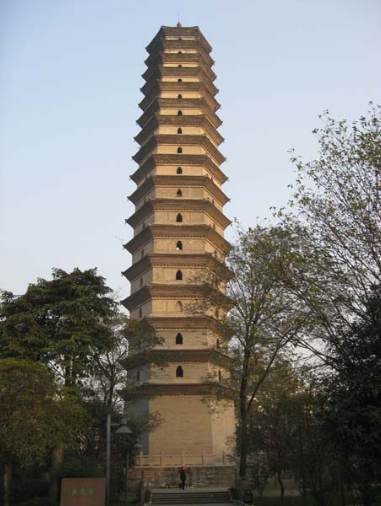
#> input picture images/kuiguangta2/image1.png, 381 x 506 px
$ python angleDetectTest2.py
#> lines starting #> are read from the running program, lines starting #| are printed output that depends on the picture; after the words box and inside, x2 and y2 are one past the last pixel; in counts of white or black regions, pixels touching at a corner belong together; long printed decimals are rounded
### Angle/imagePosAdjust.py
import math

import cv2
import numpy as np
import matplotlib.pyplot as plt


# 给定两张图片，以及在图片1中指定的关键点，返回两张图片关键点的对应关系。
def manualKeyPoints(img1,img2,specified_keypoints_coords,distance_threshold = 100,kpmax = 1000):
    # 将图片转换为灰度图
    gray1 = cv2.cvtColor(img1, cv2.COLOR_BGR2GRAY)
    gray2 = cv2.cvtColor(img2, cv2.COLOR_BGR2GRAY)

    # 初始化SIFT特征检测器
    sift = cv2.SIFT_create()

    # 搜索 specified_keypoints_coords 附近的关键点坐标
    kpn1, desn1 = sift.detectAndCompute(gray1, None)
    specified_keypoints_coords = np.array(specified_keypoints_coords)
    # 初始化新的关键点和描述符列表
    kp1 = []
    des1 = []
    # 设置距离阈值
    for specPoint in specified_keypoints_coords:
        kpcnt = 0
        xs,ys = specPoint
        for i, kp in enumerate(kpn1):
            x, y = kp.pt
            if (xs-x)**2 + (ys-y)**2 < distance_threshold**2 and kpcnt <= kpmax :
                kp1.append(kp)
                des1.append(desn1[i])
                kpcnt += 1

    # 将描述符转换为numpy数组
    des1 = np.array(des1)
    print(f"KeyPoints 1 number:{len(kp1)}")

    # 检测图片2的关键点和计算描述子
    kp2, des2 = sift.detectAndCompute(gray2, None)

    # 将描述子转换为浮点型
    # 由于cv2.FlannBasedMatcher不支持ORB描述子(descriptors)的默认格式。FLANN匹配器通常用于SIFT和SURF描述子，它们是浮点型的，而ORB描述子是8位的整数型。要解决这个问题，可以将ORB描述子转换为浮点型。
    des1 = des1.astype('float32')
    des2 = des2.astype('float32')

    # 使用FLANN匹配器进行匹配
    FLANN_INDEX_KDTREE = 1
    index_params = dict(algorithm=FLANN_INDEX_KDTREE, trees=5)
    search_params = dict(checks=50)

    flann = cv2.FlannBasedMatcher(index_params, search_params)
    matches = flann.knnMatch(des1, des2, k=2)

    # 使用Lowe's ratio test来筛选匹配点
    good_matches = []
    for m,n in matches:
        if m.distance < 0.7 * n.distance:
            good_matches.append(m)
    print(f"Good match number:{len(good_matches)}")

    # 找到照片2中对应的关键点位置
    corresponding_points = []
    for match in good_matches:
        corresponding_points.append((kp1[match.queryIdx].pt, kp2[match.trainIdx].pt))

    srcPts = []
    dstPts = []

    # 在照片2中标注关键点和位移箭头
    img2_with_keypoints = img2.copy()
    for i, (pt1, pt2) in enumerate(corresponding_points):
        start_point = (int(pt1[0]), int(pt1[1]))
        end_point = (int(pt2[0]), int(pt2[1]))
        srcPts.append(start_point)
        dstPts.append(end_point)
        cv2.circle(img2_with_keypoints, start_point , 20, (0, 0, 255), -1)
        cv2.circle(img2_with_keypoints, end_point, 20, (0, 255, 0), -1)
        cv2.arrowedLine(img2_with_keypoints, start_point, end_point, (255, 0, 0), 5, tipLength=0.05)
    srcPts = np.array(srcPts, dtype=np.float32).reshape(-1, 2)
    dstPts = np.array(dstPts, dtype=np.float32).reshape(-1, 2)

    return srcPts,dstPts,kp1,kp2

def showPointMatchWithArrowLine(srcPts,dstPts,img2,arrowLabelList = []):
    if not len(srcPts) == len(dstPts):
        print(f"len(srcPts)({len(srcPts)}) != len(dstPts)({len(dstPts)})!")
        return cv2.cvtColor(img2, cv2.COLOR_BGR2RGB)

    img2_with_keypoints = img2.copy()
    for i in range(len(srcPts)):
        start_point = (int(srcPts[i][0]),int(srcPts[i][1]))
        end_point = (int(dstPts[i][0]),int(dstPts[i][1]))
        cv2.circle(img2_with_keypoints, start_point, 5, (0, 0, 255), -1)
        cv2.circle(img2_with_keypoints, end_point, 5, (0, 255, 0), -1)
        cv2.arrowedLine(img2_with_keypoints, start_point, end_point, (255, 0, 0), 2, tipLength=0.05)
        if len(arrowLabelList) == len(srcPts):
            cv2.putText(img2_with_keypoints, f'{arrowLabelList[i] :.4f}m', ((end_point[0]+start_point[0])//2+15,(end_point[1]+start_point[1])//2), cv2.FONT_HERSHEY_SIMPLEX, 0.5,
                        (255, 255, 255), 1, cv2.LINE_AA)
            #print(f'{arrowLabelList[i] } m')

    return cv2.cvtColor(img2_with_keypoints, cv2.COLOR_BGR2RGB)


# 绘制关键点（指定关键点或者自动识别的关键点）
def showkpInImage(kp1,img1,specified_keypoints_coords = [],color = (0,0,255)):
    img1_with_keypoints = cv2.drawKeypoints(img1, kp1, None, color=(0, 255, 0),flags=cv2.DrawMatchesFlags_DRAW_RICH_KEYPOINTS)
    for coord in specified_keypoints_coords:
        cv2.circle(img1_with_keypoints, coord, 5, color, -1)  # 红色 (BGR), 半径为10, 实心圆
    return img1_with_keypoints


# 根据关键点的对应关系（srcPts，dstPts），将两张图片调整到一样的位置
def adjustImagesToSamePosWithSrcDst(image1,image2,srcPts,dstPts):
    # 计算变换矩阵
    M, mask = cv2.findHomography(dstPts, srcPts, cv2.RANSAC, 5.0)

    # 应用变换矩阵
    h, w, d = image1.shape
    image2_aligned = cv2.warpPerspective(image2, M, (w, h))


    # [18 lines of commented-out code are left out]
    return image1,image2_aligned


# 使用最小二乘法拟合直线
def fit_line(points):
    x = points[:, 0]
    y = points[:, 1]
    A = np.vstack([x, np.ones(len(x))]).T
    m, c = np.linalg.lstsq(A, y, rcond=None)[0]

    # [11 lines of commented-out code are left out]

    return m, c

# 绘制拟合直线
def draw_line(image, m, c, color):
    # print(f"shape0:{image.shape[0]}, shape1: {image.shape[1]}")
    y1 = int(m * 0 + c)
    y2 = int(m * image.shape[1] + c)
    cv2.line(image, (0, y1), (image.shape[1], y2), color, 2)

def transferPointsByM(srcPts_t,M):
    print("srcPts = ",srcPts_t)
    print("M = ",M)
    # 将点集扩展为三维坐标（添加第三个维度为1）
    srcPts_t_homogeneous = np.concatenate([srcPts_t, np.ones((srcPts_t.shape[0], 1))], axis=1)
    # 进行矩阵乘法，应用变换矩阵 M
    dstPts_t_homogeneous = np.dot(M, srcPts_t_homogeneous.T).T
    # 归一化，转换为二维坐标
    dstPts_t = dstPts_t_homogeneous[:, :2] / dstPts_t_homogeneous[:, 2, np.newaxis]
    return dstPts_t


# getDistanceFromStandardImage
def getDistanceFromStandardImage(basePts,standardPts,srcPts,dstPts,stdPix2ActDistanceRate):
    print("BasePts = ",basePts)
    print("standardPts = ", standardPts)

    MBase, mask = cv2.findHomography(basePts,standardPts,  cv2.RANSAC, 5.0)
    #MBase, mask = cv2.findHomography(standardPts, standardPts, cv2.RANSAC, 5.0)
    print("MBase = ",MBase)

    srcPts_std = transferPointsByM(srcPts,MBase)
    dstPts_std = transferPointsByM(dstPts, MBase)

    actualDistanceList = []
    for i in range(len(srcPts_std)):
        x1,y1 = srcPts_std[i][0],srcPts_std[i][1]
        x2, y2 = dstPts_std[i][0], dstPts_std[i][1]
        print(f"src ({x1},{y1}) -> dst ({x2},{y2})")
        actDis = math.sqrt( (x1-x2)**2 + (y1-y2)**2)
        actualDistanceList.append(actDis*stdPix2ActDistanceRate)
    return actualDistanceList

### Angle/test/angleDetectTest2.py
from Angle import imagePosAdjust as ia
import cv2
import numpy as np
import matplotlib.pyplot as plt

image1 = cv2.imread("../../images/kuiguangta2/image1.png")
#> image1 is the input picture: shape (506, 381, 3); mean B, G, R 126.7, 129.8, 130.6
image2 = cv2.imread("../../images/kuiguangta2/image3.png")
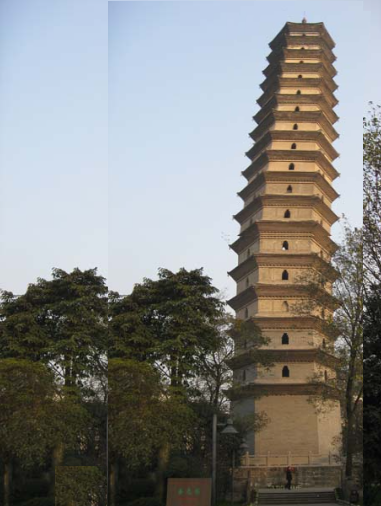
#> input picture images/kuiguangta2/image3.png, 381 x 506 px
#> image2 is the input picture: shape (506, 381, 3); mean B, G, R 130.2, 132.7, 132.5

unchangedPoints = [(136,437),(162,445),(208,438),(141,454),(225,455),(227,480),(128,487),(228,486),(94,495)]
trackPoint = [(178,38),(180,434)]

baseKeyPoints = [(148,34),(209,37),(236,453),(121,452)] # 基准比对图的关键点 顺序为：左上，右上，右下，左下
standardKeyPoints = [(188,78),(241,81),(253,626),(178,626)] # 标准距离

ROWS = 2 # 绘制子图的行数
COLS = 3 # 绘制子图的列数


#　根据不变的关键点，匹配两张图片的关键点对应关系
srcPts,dstPts,kp1,kp2 = ia.manualKeyPoints(image1,image2,unchangedPoints,50,99999)
#> in manualKeyPoints, `kpn1, desn1 = sift.detectAndCompute(gray1, None)`: kpn1 = 1481 keypoints; strongest (x, y, size): (364, 309, 2.8), (179, 171, 3.6), (122, 309, 5.6), (179, 131, 3)
#> after the loop in manualKeyPoints, `for specPoint in specified_keypoints_coords:`: des1 = 325 items; kp1 = 325 keypoints; strongest (x, y, size): (113, 400, 1.9), (118, 399, 1.9), (119, 401, 6.3), (222, 424, 25)
#| KeyPoints 1 number:325
#> in manualKeyPoints, `kp2, des2 = sift.detectAndCompute(gray2, None)`: kp2 = 1086 keypoints; strongest (x, y, size): (364, 309, 2.8), (106, 295, 2.6), (361, 398, 2), (228, 309, 5.6)
#> in manualKeyPoints, `matches = flann.knnMatch(des1, des2, k=2)`: matches = 325 matches
#> after the loop in manualKeyPoints, `for m,n in matches:`: good_matches = 298 matches
#| Good match number:298
#> after the loop in manualKeyPoints, `for match in good_matches:`: corresponding_points = 298 items
#> the loop in manualKeyPoints, `for i, (pt1, pt2) in enumerate(corresponding_points):` made 298 passes
#> (pt1, pt2, start_point, end_point) on passes 1 to 3: ((96.33, 447.4), (202.3, 447.4), (96, 447), (202, 447)), ((96.77, 438), (202.8, 438), (96, 438), (202, 438)), ((96.77, 438), (202.8, 438), (96, 438), (202, 438))
#> after the loop in manualKeyPoints, `for i, (pt1, pt2) in enumerate(corresponding_points):`: img2_with_keypoints: shape (506, 381, 3); 17.97% of pixels changed, all inside (x1, y1, x2, y2) = (76, 369, 374, 506)
#> after the loop in manualKeyPoints, `for i, (pt1, pt2) in enumerate(corresponding_points):`: dstPts = 298 pairs, first value 202 to 353, second value 389 to 492; srcPts = 298 pairs, first value 96 to 247, second value 389 to 492

img1_kp_unchanged = ia.showkpInImage(kp1,image1,unchangedPoints,(0,0,255))
#> after the loop in showkpInImage, `for coord in specified_keypoints_coords:`: img1_with_keypoints: shape (506, 381, 3); mean B, G, R 125.7, 132.2, 130.1
img1_kp_tracked  = ia.showkpInImage(kp1,img1_kp_unchanged,trackPoint,(255,0,0))
#> call 2 of showkpInImage, with color = (255, 0, 0)
#> after the loop in showkpInImage (call 2), `for coord in specified_keypoints_coords:`:
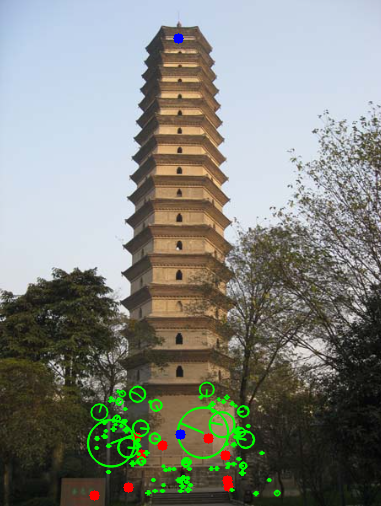
#> img1_with_keypoints: shape (506, 381, 3); mean B, G, R 125.7, 132.6, 129.7


#　根据不变关键点的对应关系，对拍摄图片进行位置校正
image1_cropped,image2_aligned_cropped = ia.adjustImagesToSamePosWithSrcDst(image1,image2,srcPts,dstPts)
#> in adjustImagesToSamePosWithSrcDst, `M, mask = cv2.findHomography(dstPts, srcPts, cv2.RANSAC, 5.0)`: M = [[1, 0.000161, -106.2], [-0.000624, 1, -0.504], [-9.23e-07, 2.65e-06, 1]]; mask = 298 values from 1 to 1

# 对于位置校正后的图片，根据想要跟踪的关键点，识别差异
srcPts_t,dstPts_t,kp1_t,kp2_t = ia.manualKeyPoints(image1_cropped,image2_aligned_cropped,trackPoint,50,5)
#> call 2 of manualKeyPoints, with distance_threshold = 50, kpmax = 5
#> after the loop in manualKeyPoints (call 2), `for specPoint in specified_keypoints_coords:`: des1 = 12 items; kp1 = 12 keypoints; strongest (x, y, size): (147, 55, 3.3), (145, 68, 3.8), (147, 62, 3.9), (138, 445, 2.6)
#| KeyPoints 1 number:12
#> in manualKeyPoints (call 2), `kp2, des2 = sift.detectAndCompute(gray2, None)`: kp2 = 1013 keypoints; strongest (x, y, size): (272, 206, 2.8), (271, 269, 4), (247, 197, 38.4), (255, 398, 2)
#> in manualKeyPoints (call 2), `matches = flann.knnMatch(des1, des2, k=2)`: matches = 12 matches
#> the loop in manualKeyPoints (call 2), `for m,n in matches:` made 12 passes
#> after the loop in manualKeyPoints (call 2), `for m,n in matches:`: good_matches = 9 matches
#| Good match number:9
#> the loop in manualKeyPoints (call 2), `for match in good_matches:` made 9 passes
#> after the loop in manualKeyPoints (call 2), `for match in good_matches:`: corresponding_points = 9 items
#> the loop in manualKeyPoints (call 2), `for i, (pt1, pt2) in enumerate(corresponding_points):` made 9 passes
#> (pt2, end_point) on passes 4 to 9: ((136, 442.2), (135, 442)), ((137.6, 439.6), (137, 439)), ((137.6, 439.6), (137, 439)), ((138.2, 445), (138, 445)), ((138.2, 445), (138, 445)), ((138.2, 453.6), (138, 453))
#> (pt1, pt2, start_point, end_point) on passes 1 to 3: ((146.9, 54.74), (151.7, 107.7), (146, 54), (151, 107)), ((147, 61.93), (163, 57.52), (147, 61), (163, 57)), ((147, 61.93), (163, 57.52), (147, 61), (163, 57))
#> after the loop in manualKeyPoints (call 2), `for i, (pt1, pt2) in enumerate(corresponding_points):`:
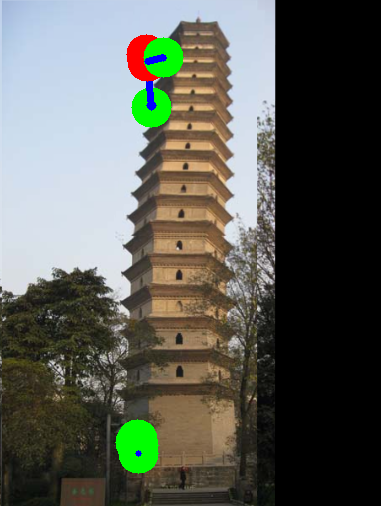
#> img2_with_keypoints: shape (506, 381, 3); mean B, G, R 86.9, 95.1, 92.7
#> after the loop in manualKeyPoints (call 2), `for i, (pt1, pt2) in enumerate(corresponding_points):`: dstPts = [(151, 107), (163, 57), (163, 57), (135, 442), (137, 439), (137, 439), (138, 445), (138, 445), (138, 453)]; srcPts = [(146, 54), (147, 61), (147, 61), (135, 442), (137, 439), (137, 439), (138, 445), (138, 445), (138, 453)]
#> in manualKeyPoints (call 2), `srcPts = np.array(srcPts, dtype=np.float32).reshape(-1, 2)`: srcPts = [[146, 54], [147, 61], [147, 61], [135, 442], [137, 439], [137, 439], [138, 445], [138, 445], [138, 453]]
#> in manualKeyPoints (call 2), `dstPts = np.array(dstPts, dtype=np.float32).reshape(-1, 2)`: dstPts = [[151, 107], [163, 57], [163, 57], [135, 442], [137, 439], [137, 439], [138, 445], [138, 445], [138, 453]]
#> srcPts_t has the same summary as srcPts in manualKeyPoints; dstPts_t has the same summary as dstPts in manualKeyPoints; kp1_t has the same summary as kp1 in manualKeyPoints; kp2_t has the same summary as kp2 in manualKeyPoints
img1_kp_tracked  = ia.showkpInImage(kp1_t,img1_kp_tracked,trackPoint,(255,0,0))

# print(f"srcPts_t: {srcPts_t}")
# print(f"dstPts_t: {dstPts_t}")

# # 将图上距离转化为实际距离
basePts = np.array([[148, 34], [209, 37], [236, 453], [121, 452]],dtype='float32') # 基准图上的关键点
standardPts = np.array([[188, 78], [241, 81], [253, 626], [178, 626]],dtype='float32')  # 标准图（例如图纸）上的关键点，和前面基准图上的关键点一一对应
pix2ActDistanceRate = 52.67/(625-6) # 标准图上像素距离转化为实际距离的转化比例
actualDistanceList = ia.getDistanceFromStandardImage(basePts,standardPts,srcPts_t,dstPts_t,pix2ActDistanceRate) # 根据基准图和标准图关键点的对应关系（basePts,standardPts），计算观测图相较于基准图（srcPts_t,dstPts_t）的位移距离
#> in getDistanceFromStandardImage, `MBase, mask = cv2.findHomography(basePts,standardPts,  cv2.RANSAC, 5.0)`: MBase = [[0.876, 0.177, 56.15], [-0.0412, 1.85, 22.94], [-4.72e-05, 0.000813, 1]]; mask = [1, 1, 1, 1]
#| MBase =  [[ 8.76321262e-01  1.77391172e-01  5.61544376e+01]
#|  [-4.11811279e-02  1.84607201e+00  2.29386787e+01]
#|  [-4.72080873e-05  8.12703685e-04  1.00000000e+00]]
#| srcPts =  [[146.  54.]
#|  [147.  61.]
#|  [147.  61.]
#|  [135. 442.]
#|  [137. 439.]
#|  [137. 439.]
#|  [138. 445.]
#|  [138. 445.]
#|  [138. 453.]]
#| M =  [[ 8.76321262e-01  1.77391172e-01  5.61544376e+01]
#|  [-4.11811279e-02  1.84607201e+00  2.29386787e+01]
#|  [-4.72080873e-05  8.12703685e-04  1.00000000e+00]]
#> in transferPointsByM, `srcPts_t_homogeneous = np.concatenate([srcPts_t, np.ones((srcPts_t.sha..`: srcPts_t_homogeneous = [[146, 54, 1], [147, 61, 1], [147, 61, 1], [135, 442, 1], [137, 439, 1], [137, 439, 1], [138, 445, 1], [138, 445, 1], [138, 453, 1]]
#> in transferPointsByM, `dstPts_t_homogeneous = np.dot(M, srcPts_t_homogeneous.T).T`: dstPts_t_homogeneous = [[193.7, 116.6, 1.04], [195.8, 129.5, 1.04], [195.8, 129.5, 1.04], [252.9, 833.3, 1.35], [254.1, 827.7, 1.35], [254.1, 827.7, 1.35], [256, 838.8, 1.36], [256, 838.8, 1.36], [257.4, 853.5, 1.36]]
#> in transferPointsByM, `dstPts_t = dstPts_t_homogeneous[:, :2] / dstPts_t_homogeneous[:, 2, np..`: dstPts_t = [[186.8, 112.5], [187.8, 124.2], [187.8, 124.2], [186.9, 616], [188.2, 613], [188.2, 613], [188.9, 618.9], [188.9, 618.9], [189.1, 626.8]]
#> in getDistanceFromStandardImage, `srcPts_std = transferPointsByM(srcPts,MBase)`: srcPts_std has the same summary as dstPts_t in transferPointsByM
#| srcPts =  [[151. 107.]
#|  [163.  57.]
#|  [163.  57.]
#|  [135. 442.]
#|  [137. 439.]
#|  [137. 439.]
#|  [138. 445.]
#|  [138. 445.]
#|  [138. 453.]]
#| M =  [[ 8.76321262e-01  1.77391172e-01  5.61544376e+01]
#|  [-4.11811279e-02  1.84607201e+00  2.29386787e+01]
#|  [-4.72080873e-05  8.12703685e-04  1.00000000e+00]]
#> in getDistanceFromStandardImage, `dstPts_std = transferPointsByM(dstPts, MBase)`: dstPts_std = [[192.1, 198.4], [201.3, 116.9], [201.3, 116.9], [186.9, 616], [188.2, 613], [188.2, 613], [188.9, 618.9], [188.9, 618.9], [189.1, 626.8]]
#> the loop in getDistanceFromStandardImage, `for i in range(len(srcPts_std)):` made 9 passes
#> (x1, y1, x2, y2, actDis) on passes 1 to 9: (186.8, 112.5, 192.1, 198.4, 86.12), (187.8, 124.2, 201.3, 116.9, 15.37), (187.8, 124.2, 201.3, 116.9, 15.37), (186.9, 616, 186.9, 616, 0), (188.2, 613, 188.2, 613, 0), (188.2, 613, 188.2, 613, 0), (188.9, 618.9, 188.9, 618.9, 0), (188.9, 618.9, 188.9, 618.9, 0), (189.1, 626.8, 189.1, 626.8, 0)
#| src (186.767,112.454) -> dst (192.122,198.411)
#| src (187.788,124.200) -> dst (201.329,116.935)
#| src (187.788,124.200) -> dst (201.329,116.935)
#| src (186.914,615.994) -> dst (186.914,615.994)
#| src (188.168,612.987) -> dst (188.168,612.987)
#| src (188.168,612.987) -> dst (188.168,612.987)
#| src (188.930,618.946) -> dst (188.930,618.946)
#| src (188.930,618.946) -> dst (188.930,618.946)
#> (further printed lines are left out)
#> after the loop in getDistanceFromStandardImage, `for i in range(len(srcPts_std)):`: actualDistanceList = [7.33, 1.31, 1.31, 0, 0, 0, 0, 0, 0]
#> actualDistanceList = [7.33, 1.31, 1.31, 0, 0, 0, 0, 0, 0]
print("Move Distance:",actualDistanceList)
#| Move Distance: [7.328, 1.308, 1.308, 0.0, 0.0, 0.0, 0.0, 0.0, 0.0]

moveTrack1 = ia.showPointMatchWithArrowLine(srcPts,dstPts,image2)
#> the loop in showPointMatchWithArrowLine, `for i in range(len(srcPts)):` made 298 passes
#> (start_point, end_point) on passes 1 to 3: ((96, 447), (202, 447)), ((96, 438), (202, 438)), ((96, 438), (202, 438))
#> after the loop in showPointMatchWithArrowLine, `for i in range(len(srcPts)):`:
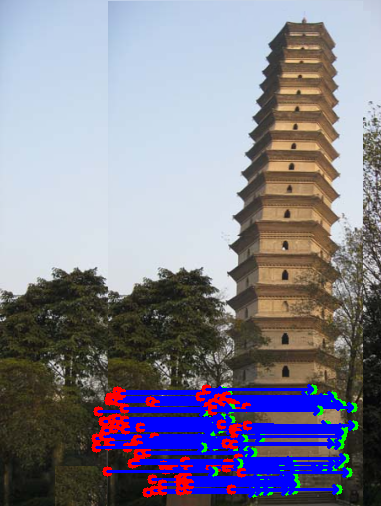
#> img2_with_keypoints: shape (506, 381, 3); 9.92% of pixels changed, all inside (x1, y1, x2, y2) = (91, 384, 359, 498)
moveTrack2 = ia.showPointMatchWithArrowLine(srcPts_t,dstPts_t,image2_aligned_cropped,actualDistanceList)
#> the loop in showPointMatchWithArrowLine (call 2), `for i in range(len(srcPts)):` made 9 passes
#> (start_point, end_point) on passes 1 to 3: ((146, 54), (151, 107)), ((147, 61), (163, 57)), ((147, 61), (163, 57))
#> after the loop in showPointMatchWithArrowLine (call 2), `for i in range(len(srcPts)):`:
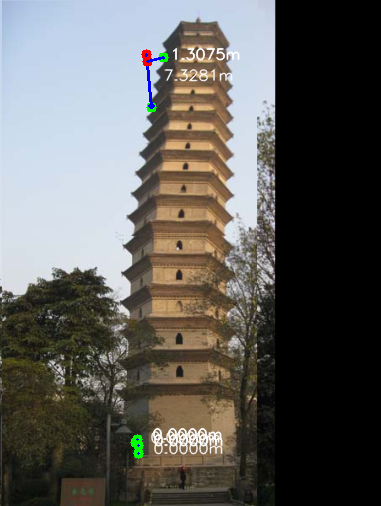
#> img2_with_keypoints: shape (506, 381, 3); mean B, G, R 90.8, 94.1, 95.4


# 拟合直线，计算夹角
m1, c1 = ia.fit_line(srcPts_t)
#> in fit_line, `x = points[:, 0]`: x = [146, 147, 147, 135, 137, 137, 138, 138, 138]
#> in fit_line, `y = points[:, 1]`: y = [54, 61, 61, 442, 439, 439, 445, 445, 453]
#> in fit_line, `A = np.vstack([x, np.ones(len(x))]).T`: A = [[146, 1], [147, 1], [147, 1], [135, 1], [137, 1], [137, 1], [138, 1], [138, 1], [138, 1]]
#> in fit_line, `m, c = np.linalg.lstsq(A, y, rcond=None)[0]`: m = -38.82; c = 5763.3
#> m1 = -38.82; c1 = 5763.3
# print(f"src lines:{m1}, {c1}")

m2, c2 = ia.fit_line(dstPts_t)
#> m2 = -15.67; c2 = 2583.6
# print(f"dst lines:{m2}, {c2}")


ia.draw_line(moveTrack2, m2, c2, (0, 255, 0))  # 绿色直线
#> in draw_line, `y1 = int(m * 0 + c)`: y1 = 2583
#> in draw_line, `y2 = int(m * image.shape[1] + c)`: y2 = -3385
ia.draw_line(moveTrack2, m1, c1, (255, 0, 0))  # 红色直线
#> call 2 of draw_line, with m = -38.82, c = 5763.3, color = (255, 0, 0)
#> in draw_line (call 2), `y1 = int(m * 0 + c)`: y1 = 5763
#> in draw_line (call 2), `y2 = int(m * image.shape[1] + c)`: y2 = -9027
#> in draw_line (call 2), `cv2.line(image, (0, y1), (image.shape[1], y2), color, 2)`:
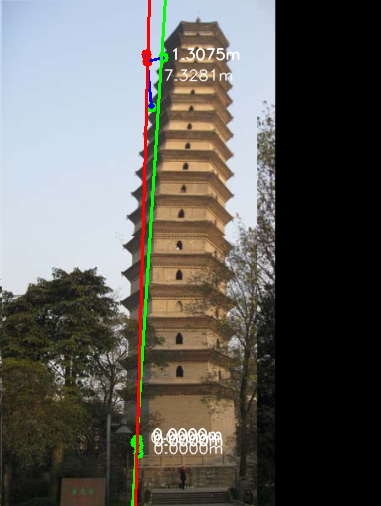
#> image: shape (506, 381, 3); mean R, G, B 96.1, 94.4, 89.5

# 计算夹角
angle = np.arctan(abs((m2 - m1) / (1 + m1 * m2))) * 180 / np.pi
#> angle = 2.18
print(f"Angle: {angle:.4f} (Degrees)")
#| Angle: 2.1764 (Degrees)

# 标注夹角
cv2.putText(moveTrack2, f'Angle: {angle:.2f} degrees', (5, 20), cv2.FONT_HERSHEY_SIMPLEX, 0.5, (255, 255, 255), 1, cv2.LINE_AA)
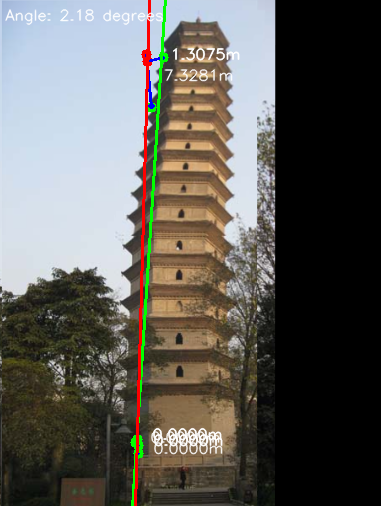
#> moveTrack2: shape (506, 381, 3); 0.49% of pixels changed, all inside (x1, y1, x2, y2) = (5, 9, 164, 26)

plt.figure(figsize=(3*COLS,4*ROWS)) # 3行2列
plt.subplot(231),plt.imshow(img1_kp_tracked),plt.title("initial image1 with unchanged(blue) and track(red)")
plt.subplot(232),plt.imshow(image2),plt.title("initial image2")
plt.subplot(234),plt.imshow(image1_cropped),plt.title("image1_cropped")
plt.subplot(235),plt.imshow(image2_aligned_cropped),plt.title("image2_aligned_cropped")
plt.subplot(233),plt.imshow(moveTrack1),plt.title("moveTrack (I) (Begin with Red ,End with Green )")
plt.subplot(236),plt.imshow(moveTrack2),plt.title("moveTrack (II) (Begin with Red ,End with Green )")
plt.show()
#> figure, not shown here; B, G, R data is drawn as R, G, B

plt.imshow(moveTrack2)
plt.show()
